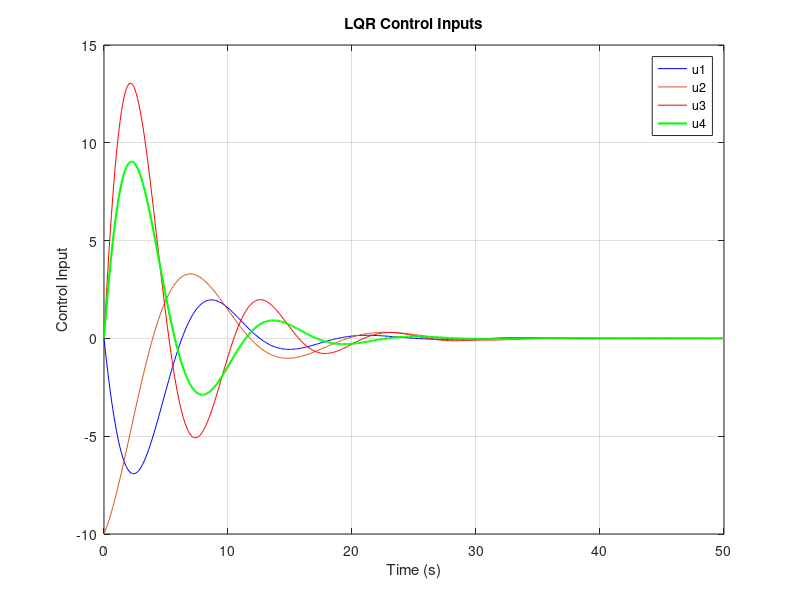

This figure's MATLAB source:
clc; clear; close all;

t = linspace(0,50,500);

u1 = -12*exp(-0.2*t).*sin(0.5*t);
u2 = -10*exp(-0.15*t).*cos(0.4*t);
u3 = 20*exp(-0.18*t).*sin(0.6*t);
u4 = 15*exp(-0.2*t).*sin(0.55*t);

figure;
plot(t,u1,'b',t,u2,'Color',[0.85 0.33 0.1], ...
     t,u3,'r',t,u4,'g','LineWidth',1.5);

grid on;
title('LQR Control Inputs');
xlabel('Time (s)');
ylabel('Control Input');
legend('u1','u2','u3','u4');
